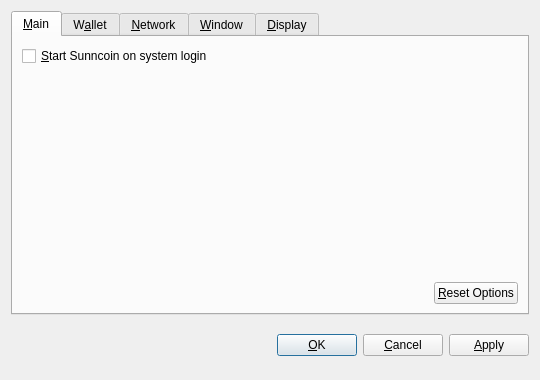
<?xml version="1.0" encoding="UTF-8"?>
<ui version="4.0">
 <class>OptionsDialog</class>
 <widget class="QDialog" name="OptionsDialog">
  <property name="geometry">
   <rect>
    <x>0</x>
    <y>0</y>
    <width>540</width>
    <height>380</height>
   </rect>
  </property>
  <property name="windowTitle">
   <string>Options</string>
  </property>
  <property name="modal">
   <bool>true</bool>
  </property>
  <layout class="QVBoxLayout" name="verticalLayout">
   <item>
    <widget class="QTabWidget" name="tabWidget">
     <property name="tabPosition">
      <enum>QTabWidget::North</enum>
     </property>
     <property name="currentIndex">
      <number>0</number>
     </property>
     <widget class="QWidget" name="tabMain">
      <attribute name="title">
       <string>&amp;Main</string>
      </attribute>
      <layout class="QVBoxLayout" name="verticalLayout_Main">
       <item>
        <widget class="QCheckBox" name="bitcoinAtStartup">
         <property name="toolTip">
          <string>Automatically start Sunncoin after logging in to the system.</string>
         </property>
         <property name="text">
          <string>&amp;Start Sunncoin on system login</string>
         </property>
        </widget>
       </item>
       <item>
        <spacer name="verticalSpacer_Main">
         <property name="orientation">
          <enum>Qt::Vertical</enum>
         </property>
         <property name="sizeHint" stdset="0">
          <size>
           <width>20</width>
           <height>40</height>
          </size>
         </property>
        </spacer>
       </item>
       <item>
        <layout class="QHBoxLayout" name="horizontalLayout_2_Main">
         <item>
          <spacer name="horizontalSpacer_2_Main">
           <property name="orientation">
            <enum>Qt::Horizontal</enum>
           </property>
           <property name="sizeHint" stdset="0">
            <size>
             <width>40</width>
             <height>20</height>
            </size>
           </property>
          </spacer>
         </item>
         <item>
          <widget class="QPushButton" name="resetButton">
           <property name="toolTip">
            <string>Reset all client options to default.</string>
           </property>
           <property name="text">
            <string>&amp;Reset Options</string>
           </property>
           <property name="autoDefault">
            <bool>false</bool>
           </property>
          </widget>
         </item>
        </layout>
       </item>
      </layout>
     </widget>
     <widget class="QWidget" name="tabWallet">
      <attribute name="title">
       <string>W&amp;allet</string>
      </attribute>
      <layout class="QVBoxLayout" name="verticalLayout_Network">
       <item>
        <widget class="QLabel" name="transactionFeeInfoLabel">
         <property name="text">
          <string>Optional transaction fee per kB that helps make sure your transactions are processed quickly. Most transactions are 1 kB.</string>
         </property>
         <property name="textFormat">
          <enum>Qt::PlainText</enum>
         </property>
         <property name="wordWrap">
          <bool>true</bool>
         </property>
        </widget>
       </item>
       <item>
        <layout class="QHBoxLayout" name="horizontalLayout_1_Main">
         <item>
          <widget class="QLabel" name="transactionFeeLabel">
           <property name="text">
            <string>Pay transaction &amp;fee</string>
           </property>
           <property name="textFormat">
            <enum>Qt::PlainText</enum>
           </property>
           <property name="buddy">
            <cstring>transactionFee</cstring>
           </property>
          </widget>
         </item>
         <item>
          <widget class="BitcoinAmountField" name="transactionFee"/>
         </item>
         <item>
          <spacer name="horizontalSpacer_1_Main">
           <property name="orientation">
            <enum>Qt::Horizontal</enum>
           </property>
           <property name="sizeHint" stdset="0">
            <size>
             <width>40</width>
             <height>20</height>
            </size>
           </property>
          </spacer>
         </item>
        </layout>
       </item>
       <item>
        <widget class="QLabel" name="label">
         <property name="text">
          <string>If you disable the spending of unconfirmed change, the change from a transaction cannot be used until that transaction has at least one confirmation. This also affects how your balance is computed.</string>
         </property>
         <property name="wordWrap">
          <bool>true</bool>
         </property>
        </widget>
       </item>
       <item>
        <widget class="QCheckBox" name="spendZeroConfChange">
         <property name="text">
          <string>Spend unconfirmed change  (experts only)</string>
         </property>
        </widget>
       </item>
       <item>
        <spacer name="verticalSpacer">
         <property name="orientation">
          <enum>Qt::Vertical</enum>
         </property>
         <property name="sizeHint" stdset="0">
          <size>
           <width>20</width>
           <height>40</height>
          </size>
         </property>
        </spacer>
       </item>
      </layout>
     </widget>
     <widget class="QWidget" name="tabNetwork">
      <attribute name="title">
       <string>&amp;Network</string>
      </attribute>
      <layout class="QVBoxLayout" name="verticalLayout_Network">
       <item>
        <widget class="QCheckBox" name="mapPortUpnp">
         <property name="toolTip">
          <string>Automatically open the Sunncoin client port on the router. This only works when your router supports UPnP and it is enabled.</string>
         </property>
         <property name="text">
          <string>Map port using &amp;UPnP</string>
         </property>
        </widget>
       </item>
       <item>
        <widget class="QCheckBox" name="connectSocks">
         <property name="toolTip">
          <string>Connect to the Sunncoin network through a SOCKS proxy (e.g. when connecting through Tor).</string>
         </property>
         <property name="text">
          <string>&amp;Connect through SOCKS proxy:</string>
         </property>
        </widget>
       </item>
       <item>
        <layout class="QHBoxLayout" name="horizontalLayout_Network">
         <item>
          <widget class="QLabel" name="proxyIpLabel">
           <property name="text">
            <string>Proxy &amp;IP:</string>
           </property>
           <property name="textFormat">
            <enum>Qt::PlainText</enum>
           </property>
           <property name="buddy">
            <cstring>proxyIp</cstring>
           </property>
          </widget>
         </item>
         <item>
          <widget class="QValidatedLineEdit" name="proxyIp">
           <property name="maximumSize">
            <size>
             <width>140</width>
             <height>16777215</height>
            </size>
           </property>
           <property name="toolTip">
            <string>IP address of the proxy (e.g. 127.0.0.1)</string>
           </property>
          </widget>
         </item>
         <item>
          <widget class="QLabel" name="proxyPortLabel">
           <property name="text">
            <string>&amp;Port:</string>
           </property>
           <property name="textFormat">
            <enum>Qt::PlainText</enum>
           </property>
           <property name="buddy">
            <cstring>proxyPort</cstring>
           </property>
          </widget>
         </item>
         <item>
          <widget class="QLineEdit" name="proxyPort">
           <property name="maximumSize">
            <size>
             <width>55</width>
             <height>16777215</height>
            </size>
           </property>
           <property name="toolTip">
            <string>Port of the proxy (e.g. 9050)</string>
           </property>
          </widget>
         </item>
         <item>
          <widget class="QLabel" name="socksVersionLabel">
           <property name="text">
            <string>SOCKS &amp;Version:</string>
           </property>
           <property name="textFormat">
            <enum>Qt::PlainText</enum>
           </property>
           <property name="buddy">
            <cstring>socksVersion</cstring>
           </property>
          </widget>
         </item>
         <item>
          <widget class="QValueComboBox" name="socksVersion">
           <property name="toolTip">
            <string>SOCKS version of the proxy (e.g. 5)</string>
           </property>
          </widget>
         </item>
         <item>
          <spacer name="horizontalSpacer_Network">
           <property name="orientation">
            <enum>Qt::Horizontal</enum>
           </property>
           <property name="sizeHint" stdset="0">
            <size>
             <width>40</width>
             <height>20</height>
            </size>
           </property>
          </spacer>
         </item>
        </layout>
       </item>
       <item>
        <spacer name="verticalSpacer_Network">
         <property name="orientation">
          <enum>Qt::Vertical</enum>
         </property>
         <property name="sizeHint" stdset="0">
          <size>
           <width>20</width>
           <height>40</height>
          </size>
         </property>
        </spacer>
       </item>
      </layout>
     </widget>
     <widget class="QWidget" name="tabWindow">
      <attribute name="title">
       <string>&amp;Window</string>
      </attribute>
      <layout class="QVBoxLayout" name="verticalLayout_Window">
       <item>
        <widget class="QCheckBox" name="minimizeToTray">
         <property name="toolTip">
          <string>Show only a tray icon after minimizing the window.</string>
         </property>
         <property name="text">
          <string>&amp;Minimize to the tray instead of the taskbar</string>
         </property>
        </widget>
       </item>
       <item>
        <widget class="QCheckBox" name="minimizeOnClose">
         <property name="toolTip">
          <string>Minimize instead of exit the application when the window is closed. When this option is enabled, the application will be closed only after selecting Quit in the menu.</string>
         </property>
         <property name="text">
          <string>M&amp;inimize on close</string>
         </property>
        </widget>
       </item>
       <item>
        <spacer name="verticalSpacer_Window">
         <property name="orientation">
          <enum>Qt::Vertical</enum>
         </property>
         <property name="sizeHint" stdset="0">
          <size>
           <width>20</width>
           <height>40</height>
          </size>
         </property>
        </spacer>
       </item>
      </layout>
     </widget>
     <widget class="QWidget" name="tabDisplay">
      <attribute name="title">
       <string>&amp;Display</string>
      </attribute>
      <layout class="QVBoxLayout" name="verticalLayout_Display">
       <item>
        <layout class="QHBoxLayout" name="horizontalLayout_1_Display">
         <item>
          <widget class="QLabel" name="langLabel">
           <property name="text">
            <string>User Interface &amp;language:</string>
           </property>
           <property name="textFormat">
            <enum>Qt::PlainText</enum>
           </property>
           <property name="buddy">
            <cstring>lang</cstring>
           </property>
          </widget>
         </item>
         <item>
          <widget class="QValueComboBox" name="lang">
           <property name="toolTip">
            <string>The user interface language can be set here. This setting will take effect after restarting Sunncoin.</string>
           </property>
          </widget>
         </item>
        </layout>
       </item>
       <item>
        <layout class="QHBoxLayout" name="horizontalLayout_2_Display">
         <item>
          <widget class="QLabel" name="unitLabel">
           <property name="text">
            <string>&amp;Unit to show amounts in:</string>
           </property>
           <property name="textFormat">
            <enum>Qt::PlainText</enum>
           </property>
           <property name="buddy">
            <cstring>unit</cstring>
           </property>
          </widget>
         </item>
         <item>
          <widget class="QValueComboBox" name="unit">
           <property name="toolTip">
            <string>Choose the default subdivision unit to show in the interface and when sending coins.</string>
           </property>
          </widget>
         </item>
        </layout>
       </item>
       <item>
        <widget class="QCheckBox" name="displayAddresses">
         <property name="toolTip">
          <string>Whether to show Sunncoin addresses in the transaction list or not.</string>
         </property>
         <property name="text">
          <string>&amp;Display addresses in transaction list</string>
         </property>
        </widget>
       </item>
       <item>
        <widget class="QCheckBox" name="coinControlFeatures">
         <property name="toolTip">
          <string>Whether to show coin control features or not.</string>
         </property>
         <property name="text">
          <string>Display coin &amp;control features (experts only!)</string>
         </property>
        </widget>
       </item>
       <item>
        <spacer name="verticalSpacer_Display">
         <property name="orientation">
          <enum>Qt::Vertical</enum>
         </property>
         <property name="sizeHint" stdset="0">
          <size>
           <width>20</width>
           <height>40</height>
          </size>
         </property>
        </spacer>
       </item>
      </layout>
     </widget>
    </widget>
   </item>
   <item>
    <layout class="QHBoxLayout" name="horizontalLayout_Buttons">
     <item>
      <spacer name="horizontalSpacer_1">
       <property name="orientation">
        <enum>Qt::Horizontal</enum>
       </property>
       <property name="sizeHint" stdset="0">
        <size>
         <width>40</width>
         <height>48</height>
        </size>
       </property>
      </spacer>
     </item>
     <item>
      <widget class="QLabel" name="statusLabel">
       <property name="font">
        <font>
         <weight>75</weight>
         <bold>true</bold>
        </font>
       </property>
       <property name="text">
        <string/>
       </property>
       <property name="textFormat">
        <enum>Qt::PlainText</enum>
       </property>
       <property name="wordWrap">
        <bool>true</bool>
       </property>
      </widget>
     </item>
     <item>
      <spacer name="horizontalSpacer_2">
       <property name="orientation">
        <enum>Qt::Horizontal</enum>
       </property>
       <property name="sizeHint" stdset="0">
        <size>
         <width>40</width>
         <height>48</height>
        </size>
       </property>
      </spacer>
     </item>
     <item>
      <widget class="QPushButton" name="okButton">
       <property name="text">
        <string>&amp;OK</string>
       </property>
      </widget>
     </item>
     <item>
      <widget class="QPushButton" name="cancelButton">
       <property name="text">
        <string>&amp;Cancel</string>
       </property>
       <property name="autoDefault">
        <bool>false</bool>
       </property>
      </widget>
     </item>
     <item>
      <widget class="QPushButton" name="applyButton">
       <property name="text">
        <string>&amp;Apply</string>
       </property>
       <property name="autoDefault">
        <bool>false</bool>
       </property>
      </widget>
     </item>
    </layout>
   </item>
  </layout>
 </widget>
 <customwidgets>
  <customwidget>
   <class>BitcoinAmountField</class>
   <extends>QSpinBox</extends>
   <header>bitcoinamountfield.h</header>
  </customwidget>
  <customwidget>
   <class>QValueComboBox</class>
   <extends>QComboBox</extends>
   <header>qvaluecombobox.h</header>
  </customwidget>
  <customwidget>
   <class>QValidatedLineEdit</class>
   <extends>QLineEdit</extends>
   <header>qvalidatedlineedit.h</header>
  </customwidget>
 </customwidgets>
 <resources/>
 <connections/>
</ui>
